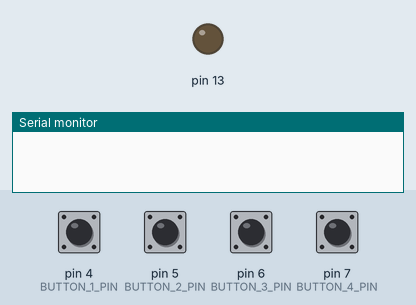
The sketch below on a simulated Arduino Uno, built with avr-gcc and run on an emulated ATmega328P. Shown: output pins drawn as LEDs (lit = HIGH), the last lines printed to the serial monitor. The inputs (shaded band) are chosen by the test bench; at power-on: pin 4 (BUTTON_1_PIN), pin 5 (BUTTON_2_PIN), pin 6 (BUTTON_3_PIN), pin 7 (BUTTON_4_PIN) HIGH.

Above: at 1.8 s.
1.9 s: pin 4 (BUTTON_1_PIN) pulled LOW for 1.15 s
At 2.8 s:
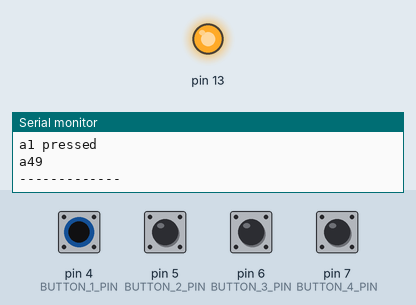
5.5 s: pin 5 (BUTTON_2_PIN) pulled LOW for 1.15 s
At 7.5 s:
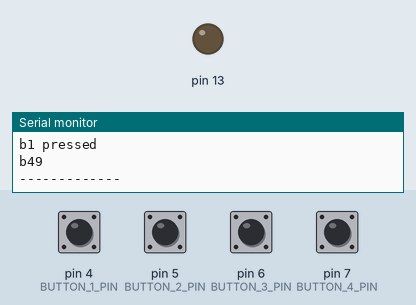
8.5 s: pin 6 (BUTTON_3_PIN) pulled LOW for 1.15 s
At 9.8 s:
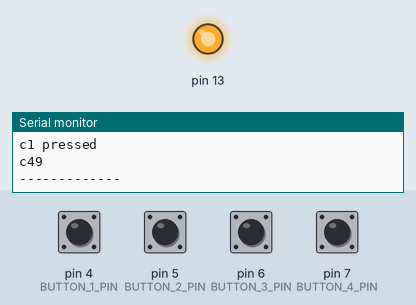
11.5 s: pin 7 (BUTTON_4_PIN) pulled LOW for 1.15 s
At 13.6 s:
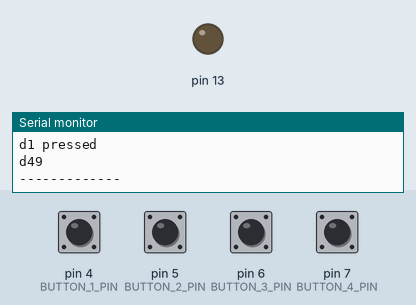
Timing chart, 0 to 15.1 s (numbered marks = the images above; inputs shaded):
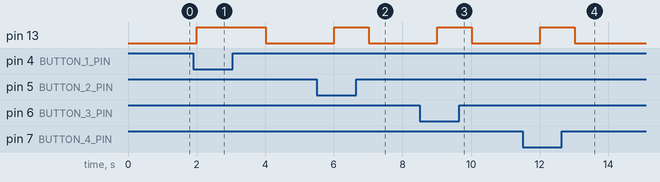

Measured:
- after the input at 1.9 s, pin 13: LOW → HIGH after 0.11 s, → LOW 2.0 s later
- after the input at 5.5 s, pin 13: LOW → HIGH after 0.51 s, → LOW 1.0 s later
- after the input at 8.5 s, pin 13: LOW → HIGH after 0.52 s, → LOW 1.0 s later
- after the input at 11.5 s, pin 13: LOW → HIGH after 0.52 s, → LOW 1.0 s later

The sketch:

Send_Data_to_app-wth-state.ino
```cpp
#include <SoftwareSerial.h>     //include SoftwareSerial library
#include <EasyButton.h>         //include Button library

SoftwareSerial bt(3, 2); /* (Rx,Tx) */   //create object instance for class SoftwareSerial along with dedicated rx and tx pin no's

#define BUTTON_1_PIN 4      //define pin no's for buttons
#define BUTTON_2_PIN 5
#define BUTTON_3_PIN 6
#define BUTTON_4_PIN 7

EasyButton buttonOne(BUTTON_1_PIN);   //create object instance for every button from parent class along passing the button pin no
EasyButton buttonTwo(BUTTON_2_PIN);
EasyButton buttonThree(BUTTON_3_PIN);
EasyButton buttonFour(BUTTON_4_PIN);

char switch_status = '0';
int state_all = 0;
int state1 = 0 ;
int state2 = 0 ;
int state3 = 0 ;
int state4 = 0 ;
int temp = 0;
int temp1 = 0;

void sendToApp();     //function Declaration

void setup() {
  bt.begin(4800); /* Define baud rate for software serial communication */
  Serial.begin(4800); /* Define baud rate for serial communication */
  pinMode(BUTTON_1_PIN, INPUT_PULLUP);
  pinMode(BUTTON_2_PIN, INPUT_PULLUP);
  pinMode(BUTTON_3_PIN, INPUT_PULLUP);
  pinMode(BUTTON_4_PIN, INPUT_PULLUP);
  pinMode(13, OUTPUT);
  buttonOne.begin();
  buttonTwo.begin();
  buttonThree.begin();
  buttonFour.begin();
}

void loop() {
  //check for button read one by one
  if (buttonOne.read())
  {
    state1 = !state1;
    if (state1 == 1)
    {
      Serial.println("a1 pressed");
      state_all = '1';
    }
    else if (state1 == 0)
    {
      Serial.println("a0 pressed");
      state_all = '0';
    }
    switch_status  = 'a';      //update the switch status
    sendToApp();                 //call the data send to app function
    digitalWrite(13, HIGH);
  }
  else if (buttonTwo.read())
  {
    state2 = !state2;
    if (state2 == 1)
    {
      Serial.println("b1 pressed");
      state_all = '1';
    }
    else if (state2 == 0)
    {
      Serial.println("b0 pressed");
      state_all = '0';
    }
    switch_status  = 'b';
    sendToApp();
    digitalWrite(13, HIGH);
  }
  else if (buttonThree.read())
  {
    state3 = !state3;
    if (state3 == 1)
    {
      Serial.println("c1 pressed");
      state_all = '1';
    }
    else if (state3 == 0)
    {
      Serial.println("c0 pressed");
      state_all = '0';
    }
    switch_status  = 'c';
    sendToApp();
    digitalWrite(13, HIGH);
  }
  else if (buttonFour.read())
  {
    state4 = !state4;
    if (state4 == 1)
    {
      Serial.println("d1 pressed");
      state_all = '1';
    }
    else if (state4 == 0)
    {
      Serial.println("d0 pressed");
      state_all = '0';
    }
    switch_status = 'd';
    sendToApp();
    digitalWrite(13, HIGH);
  }
  delay(1000);
  digitalWrite(13, LOW);

}

void sendToApp()    //function Declaration
{
  if (switch_status != temp || state_all != temp1)     //condition to make sure that data is sent only once when button is present
  {
    //    Serial.print("Sending::  ");
    bt.write(switch_status);      //send the switch status over Bluetooth
    bt.write(state_all);
    //    bt.write("\n");     //for new line feed after every data send
    temp = switch_status;
    temp1 = state_all;
    Serial.print(switch_status);
    Serial.println(state_all);
    Serial.println("-------------");
  }
}
```
